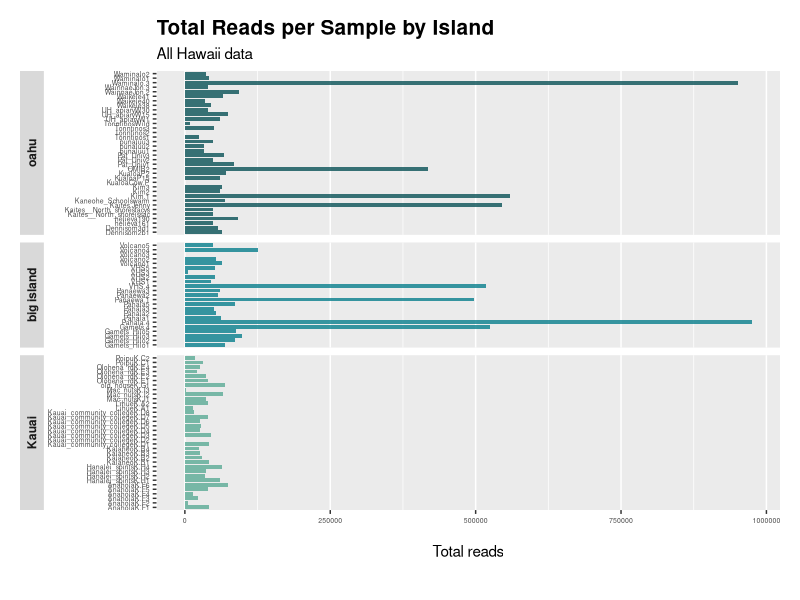
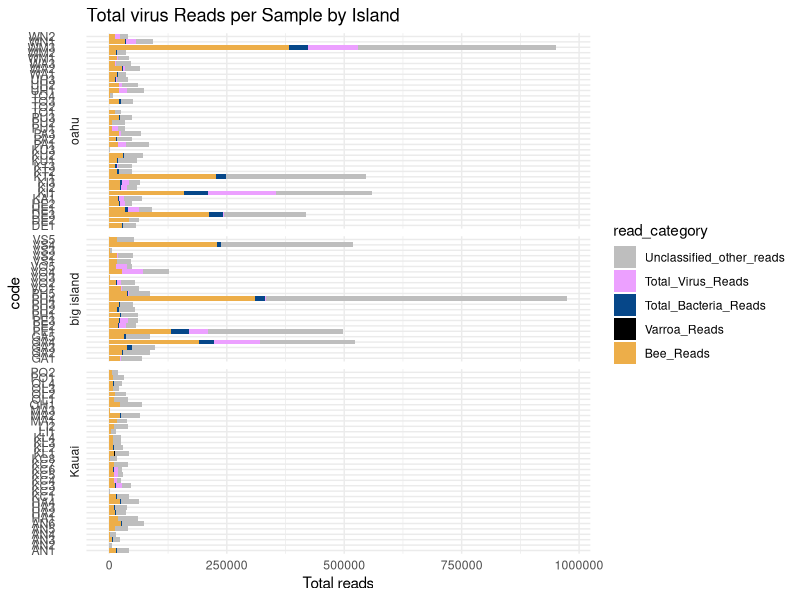
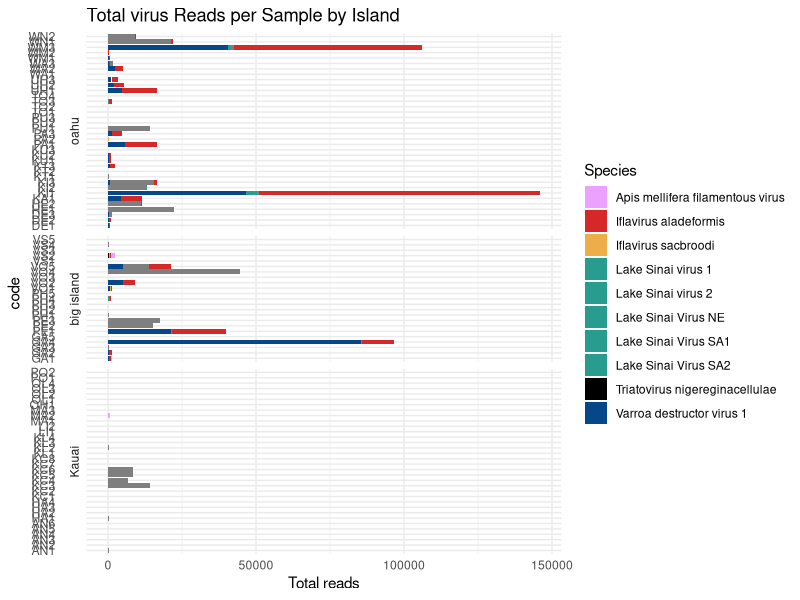
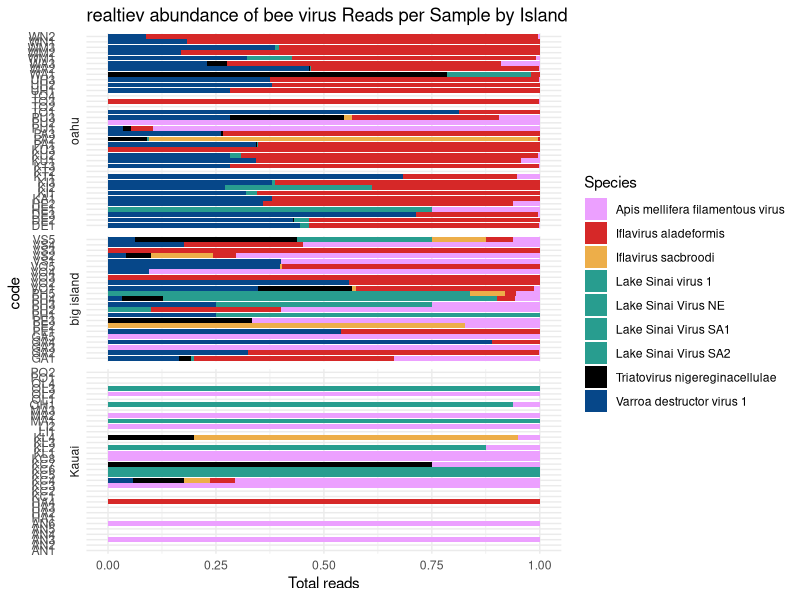
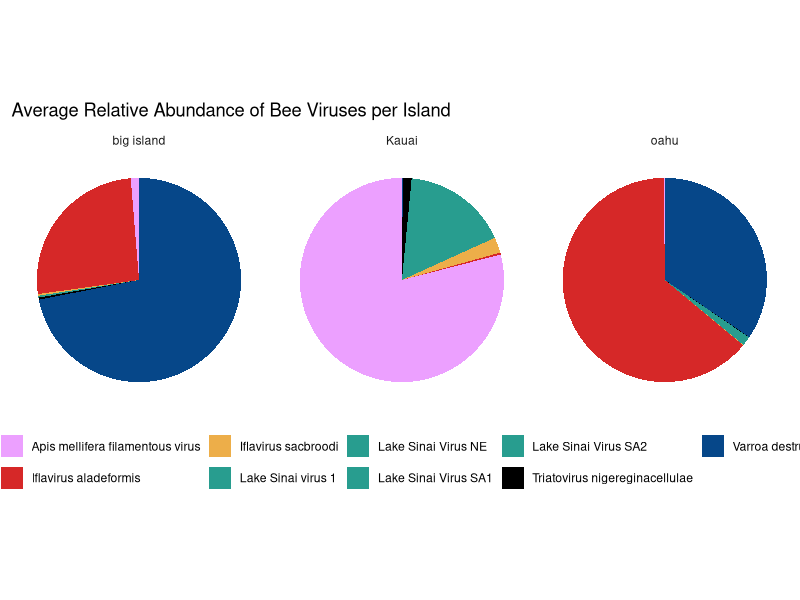

Write R code to recreate these figures, in order.
## ---- chunk 1
knitr::opts_chunk$set(echo = TRUE)
## ---- chunk 2
#install.packages("ggforce")
library(ggplot2)
library(tidyr)
library(dplyr)
library(tibble)
library(patchwork)  # For combining plots
library(forcats) # for fct_relevel
library(ggforce)  # For scaled pie charts
library(ggpubr)

## ---- chunk 3

dat <- read.csv("2024_Viral_Samples_Hawaii_alias.csv")

dat <- dat[c("island", "location2", "barcode", "alias", "code")]
dat <- dat %>% drop_na(barcode)


lib1 <- read.table(file = 'abundance_table_species_LIB1.tsv', sep = '\t', header = TRUE)
lib1 <- lib1 %>% select(-total) # this isn't important, total reads per species across the library

lib2 <- read.table(file = 'abundance_table_species_LIB2.tsv', sep = '\t', header = TRUE)
lib2 <- lib2 %>% select(-total)

lib3 <- read.table(file = 'abundance_table_species_LIB3.tsv', sep = '\t', header = TRUE)
lib3 <- lib3 %>% select(-total)

lib4 <- read.table(file = 'abundance_table_species_LIB4.tsv', sep = '\t', header = TRUE)
lib4 <- lib4 %>% select(-total)

lib0 <- read.table(file = 'abundance_table_species_LIB0.tsv', sep = '\t', header = TRUE)
lib0 <- lib0 %>% select(-total)

df_combined <- lib1 %>%
  full_join(lib2, by = "tax") %>%
  full_join(lib3, by = "tax") %>%
  full_join(lib4, by = "tax") %>%
  full_join(lib0, by = "tax")

# Replace NA with 0 for counts
df_combined[is.na(df_combined)] <- 0


## ---- chunk 4

df_combined2 <- df_combined # just so i can keep a copy of the original

# Compute total reads per sample (excluding the "Sequence" column)
total_reads <- colSums(df_combined2[,-1])  # Exclude first column (sequences)

# Convert total_reads into a data frame and append to df_combined
total_row <- c("Total", total_reads)
df_combined2 <- rbind(df_combined2, total_row)

# Extract the total row (excluding the "Sequence" column)
total_df <- df_combined2 %>%
  filter(tax == "Total") %>%
  select(-tax) %>%
  t() %>%
  as.data.frame()

# Convert row names to a column and rename columns
total_df <- total_df %>%
  tibble::rownames_to_column(var = "alias") %>%
  rename(Total_Reads = V1) %>%
  mutate(Total_Reads = as.numeric(Total_Reads))  # Ensure numeric values


# Standardize sample names in dat (replace dashes with dots)
dat$alias <- gsub("-", "\\.", dat$alias)  

# Merge with the metadata dataframe (dat)
merged_df <- left_join(dat, total_df, by = c("alias" = "alias"))

# Check if there are any unmatched samples
#unmatched_samples <- setdiff(total_df$Sample, island_df$sample)
#print(unmatched_samples)  # Print samples that didn't match


# remove rows containing NAs 

merged_df <- merged_df %>% drop_na(Total_Reads)

merged_df <- merged_df %>%
  filter(island != "Jamaica")

## ---- chunk 5
custom_colors <- c("oahu" = "#095256", "big island" = "#087F8C", "Kauai" = "#5AAA95")#, "Jamaica" = "#FFC000")
#"oahu" = "#E69F00", "big island" = "#56B4E9", "Kauai" = "#009E73")

plot1 <- merged_df %>% 
  mutate(
    island = fct_relevel(island, "oahu", "big island", "Kauai")#,
#    alias = fct_reorder(alias, Total_Reads)
  ) %>% 
  ggplot(aes(x = alias, y = Total_Reads, fill = island)) +
  geom_col(alpha = 0.8, width = 0.85) +
  scale_fill_manual(values = custom_colors) +
#  scale_y_continuous(expand = c(0, 0.1)) +
  coord_flip() +
  facet_grid(rows = vars(island), scales = "free_y", switch = "y", space = "free_y") +
  labs(
    title = "Total Reads per Sample by Island",
    subtitle = "All Hawaii data",
   # caption = "Source: World Health Organization\nGlobal Health Observatory Data Repository",
    y = "Total reads"
  ) +
    theme(
    plot.margin = margin(0.5, 0.5, 0.5, 0.5, unit = "cm"),
    plot.title = element_text(size = 15, face = "bold"),
    strip.text.y = element_text(angle = 270, face = "bold"),
    strip.placement = "outside",
    axis.title.x = element_text(margin = margin(t = 0.5, b = 0.5, unit = "cm")),
    axis.title.y = element_blank(),
    axis.text = element_text(size = 5),
    legend.position = "none",
    panel.grid.major.y = element_blank(),
    )

plot1

# Save as PDF
#ggsave("total_reads_plot_Hawaii_all5runs.pdf", plot = plot1, width = 11, height = 8)



## ---- chunk 6

# prepare the dataframe for filtering 
# Split the 'tax' column into multiple taxonomic levels
df_viruses <- df_combined %>%
  separate(tax, into = c("Kingdom", "Phylum", "Class", "Order", "Family", "Subfamily", "Genus", "Species"), sep = ";", fill = "right")


df_viruses <- df_viruses %>%
  filter(Kingdom == "Viruses") 

# now remove the phages, not useful for this - actually keep them in for this plot

#df_viruses <- df_viruses %>%
#  filter(Species != "Muvirus mu")

#df_viruses <- df_viruses %>%
#  filter(Species != "Muvirus SfMu")

# subset cols to keep only species
df_viruses <- df_viruses[,-1:-7]

#convert to numeric, currently set to character variables
df_viruses <- df_viruses %>%
  mutate(across(-c(Species), as.numeric))
# already numeric, don't need this

## ---- chunk 7

# Compute total reads per sample (excluding the "Species" column)
total_viral_reads <- colSums(df_viruses[, -1])

# Convert total_reads into a data frame and append to df_viruses
total_virus_row <- c("Total", total_viral_reads)
df_viruses <- rbind(df_viruses, total_virus_row)

# Extract the total virus row (excluding the "Species" column)
total_virus_df <- df_viruses %>%
  filter(Species == "Total") %>%
  select(-Species) %>%
  t() %>%
  as.data.frame()

# Convert row names to a column and rename columns
total_virus_df <- total_virus_df %>%
  tibble::rownames_to_column(var = "alias") %>%
  rename(Total_Virus_Reads = V1) %>%
  mutate(Total_Virus_Reads = as.numeric(Total_Virus_Reads))  # Ensure numeric values


# Merge with the metadata dataframe (dat)
merged_df <- left_join(merged_df, total_virus_df, by = c("alias" = "alias"))




## ---- chunk 8
# Bee reads

bee_reads <- df_combined2 %>%
  filter(tax == "Eukaryota;Metazoa;Arthropoda;Insecta;Hymenoptera;Apidae;Apis;Apis mellifera") %>%
  select(-tax) %>%
  t() %>%
  as.data.frame()


# Convert row names to a column and rename columns
bee_reads <- bee_reads %>%
  tibble::rownames_to_column(var = "alias") %>%
  rename(Bee_Reads = V1) %>%
  mutate(Bee_Reads = as.numeric(Bee_Reads))  # Ensure numeric values


# Merge with the metadata dataframe (dat)
merged_df <- left_join(merged_df, bee_reads, by = c("alias" = "alias"))


## ---- chunk 9
# Varroa reads

varroa_reads <- df_combined2 %>%
  filter(tax == "Eukaryota;Metazoa;Arthropoda;Arachnida;Mesostigmata;Varroidae;Varroa;Varroa destructor") %>%
  select(-tax) %>%
  t() %>%
  as.data.frame()


# Convert row names to a column and rename columns
varroa_reads <- varroa_reads %>%
  tibble::rownames_to_column(var = "alias") %>%
  rename(Varroa_Reads = V1) %>%
  mutate(Varroa_Reads = as.numeric(Varroa_Reads))  # Ensure numeric values


# Merge with the metadata dataframe (dat)
merged_df <- left_join(merged_df, varroa_reads, by = c("alias" = "alias"))


## ---- chunk 10

# prepare the dataframe for filtering 
df_bact <- df_combined %>%
  separate(tax, into = c("Kingdom", "Phylum", "Class", "Order", "Family", "Subfamily", "Genus", "Species"), sep = ";", fill = "right")


df_bact <- df_bact %>%
  filter(Kingdom == "Bacteria") 

# subset cols to keep only species
df_bact <- df_bact[,-1:-7]

#convert to numeric, currently set to character variables
df_bact <- df_bact %>%
  mutate(across(-c(Species), as.numeric))
# already numeric, don't need this

# Compute total reads per sample (excluding the "Species" column)
total_bact_reads <- colSums(df_bact[, -1])

# Convert total_reads into a data frame and append to df_viruses
total_bact_row <- c("Total", total_bact_reads)
df_bact <- rbind(df_bact, total_bact_row)

# Extract the total virus row (excluding the "Species" column)
total_bact_df <- df_bact %>%
  filter(Species == "Total") %>%
  select(-Species) %>%
  t() %>%
  as.data.frame()

# Convert row names to a column and rename columns
total_bact_df <- total_bact_df %>%
  tibble::rownames_to_column(var = "alias") %>%
  rename(Total_Bacteria_Reads = V1) %>%
  mutate(Total_Bacteria_Reads = as.numeric(Total_Bacteria_Reads))  # Ensure numeric values


# Merge with the metadata dataframe (dat)
merged_df <- left_join(merged_df, total_bact_df, by = c("alias" = "alias"))


## ---- chunk 11

# prepare the dataframe for filtering 
#df_fung <- df_combined %>%
#  separate(tax, into = c("Kingdom", "Phylum", "Class", "Order", "Family", "Subfamily", "Genus", "Species"), sep = ";", fill = "right")


#df_fung <- df_fung %>%
#  filter(Phylum == "Fungi") 

# subset cols to keep only species
#df_fung <- df_fung[,-1:-7]

#convert to numeric, currently set to character variables
#df_fung <- df_fung %>%
#  mutate(across(-c(Species), as.numeric))
# already numeric, don't need this

# Compute total reads per sample (excluding the "Species" column)
#total_fung_reads <- colSums(df_fung[, -1])

# Convert total_reads into a data frame and append to df_viruses
#total_fung_row <- c("Total", total_fung_reads)
#df_bact <- rbind(df_bact, total_fung_row)

# Extract the total virus row (excluding the "Species" column)
#total_fung_df <- df_fung %>%
#  filter(Species == "Total") %>%
#  select(-Species) %>%
#  t() %>%
#  as.data.frame()

# Convert row names to a column and rename columns
#total_fung_df <- total_fung_df %>%
#  tibble::rownames_to_column(var = "alias") %>%
#  rename(Total_Fungi_Reads = V1) %>%
#  mutate(Total_Fungi_Reads = as.numeric(Total_Fungi_Reads))  # Ensure numeric values


# Merge with the metadata dataframe (dat)
#merged_df <- left_join(merged_df, total_fung_df, by = c("alias" = "alias"))

# there's hardly any of these, nothing that will show up on a graph, remove this


## ---- chunk 12


# Add a new column 'other_reads'
merged_df <- merged_df %>%
  mutate(Unclassified_other_reads = Total_Reads - (Total_Bacteria_Reads + Total_Virus_Reads + Bee_Reads + Varroa_Reads))



# Convert wide format to long format
long_df <- merged_df %>%
  pivot_longer(cols = c(Unclassified_other_reads, Total_Bacteria_Reads, Total_Virus_Reads, Bee_Reads, Varroa_Reads),  # Specify count columns to pivot
               names_to = "read_category",   # New column for the variable names
               values_to = "count")      # New column for the values

# View the transformed data
head(long_df)

long_df <- long_df %>%
  mutate(read_category = factor(read_category, levels = rev(c("Bee_Reads", 
                                                              "Varroa_Reads", 
                                                              "Total_Bacteria_Reads", 
                                                              "Total_Virus_Reads", 
                                                              "Unclassified_other_reads")))) # so the order of the bars in the stack is as I want it, it needs to be in reverse to plot with bees at the bottom


## ---- chunk 13
# for now I just want to colour the known bee viruses, the odd read of other things isn't what I'm interested in now.

custom_colours2 <- c(
#  "Iflavirus aladeformis" = "#d62828",
  "Total_Bacteria_Reads" = "#064789",
  "Bee_Reads" = "#EDAE49",
  "Total_Virus_Reads" = "#ECA0FF",
#  "Lake Sinai virus 1" = "#289D8F", 
#  "Lake Sinai Virus NE" = "#289D8F", 
#  "Lake Sinai Virus" = "#289D8F", 
  "Unclassified_other_reads" = "grey",
  "Varroa_Reads" = "black"
)

## ---- chunk 14

plot2 <- long_df %>% 
  mutate(
    island = fct_relevel(island, "oahu", "big island", "Kauai")
  ) %>%  
  ggplot(aes(x = code, y = count, fill = read_category)) +
  geom_bar( stat = "identity", position = "stack") +
  scale_fill_manual(values = custom_colours2) +
  coord_flip() +
  facet_grid(rows = vars(island), scales = "free_y", switch = "y", space = "free_y") +
  labs(
    title = "Total virus Reads per Sample by Island",
    y = "Total reads"
  ) +
    theme(
    plot.margin = margin(0.5, 0.5, 0.5, 0.5, unit = "cm"),
    plot.title = element_text(size = 15, face = "bold"),
    strip.text.y = element_text(angle = 270, face = "bold"),
    strip.placement = "outside",
    axis.title.x = element_text(margin = margin(t = 0.5, b = 0.5, unit = "cm")),
    axis.title.y = element_blank(),
    axis.text = element_text(size = 5),
    legend.position = "bottom",
    panel.grid.major.y = element_blank(),
    ) +
  theme_minimal()

plot2

# Save as PDF
#ggsave("reads_breakdown.pdf", plot = plot2, width = 13, height = 9)

## ---- chunk 15

df_viruses_long <- df_viruses %>%
  filter(Species != "total_virus_reads") %>%  # Remove total row
  pivot_longer(cols = -Species, names_to = "alias", values_to = "Read_Count")  # Reshape


merged_df_extended <- merged_df %>%
  left_join(df_viruses_long, by = "alias")

merged_df_extended$Read_Count <- as.numeric(as.character(merged_df_extended$Read_Count))

# for some reason each sample has a total here, I need to remove it

merged_df_extended <- merged_df_extended %>%
  filter(Species != "Total")

## ---- chunk 16

# for now I just want to colour the known bee viruses, the odd read of other things isn't what I'm interested in now.

custom_colours3 <- c(
  "Iflavirus aladeformis" = "#d62828",
  "Varroa destructor virus 1" = "#064789",
  "Iflavirus sacbroodi" = "#EDAE49",
  "Apis mellifera filamentous virus" = "#ECA0FF",
  "Lake Sinai virus 1" = "#289D8F", 
  "Lake Sinai virus 2" = "#289D8F", 
  "Lake Sinai Virus NE" = "#289D8F", 
  "Lake Sinai Virus SA1" = "#289D8F", 
  "Lake Sinai Virus SA2" = "#289D8F",
  "Lake Sinai virus TO" = "#289D8F", 
  "Triatovirus nigereginacellulae" = "black"
)

## ---- chunk 17

 
plot3 <- merged_df_extended %>% 
  mutate(
    island = fct_relevel(island, "oahu", "big island", "Kauai")
  ) %>%  
  ggplot(aes(x = code, y = Read_Count, fill = Species)) +
  geom_bar( stat = "identity", position = "stack") +
  scale_fill_manual(values = custom_colours3) +
  coord_flip() +
  facet_grid(rows = vars(island), scales = "free_y", switch = "y", space = "free_y") +
  labs(
    title = "Total virus Reads per Sample by Island",
    y = "Total reads"
  ) +
    theme(
    plot.margin = margin(0.5, 0.5, 0.5, 0.5, unit = "cm"),
    plot.title = element_text(size = 15, face = "bold"),
    strip.text.y = element_text(angle = 270, face = "bold"),
    strip.placement = "outside",
    axis.title.x = element_text(margin = margin(t = 0.5, b = 0.5, unit = "cm")),
    axis.title.y = element_blank(),
    axis.text = element_text(size = 5),
    legend.position = "bottom",
    panel.grid.major.y = element_blank(),
    ) +
  theme_minimal()

plot3

# Save as PDF
#ggsave("reads_breakdown.pdf", plot = plot2, width = 13, height = 9)



## ---- chunk 18

bee_viruses_df <- merged_df_extended %>%
  filter(Species %in% c("Iflavirus aladeformis",
  "Varroa destructor virus 1",
  "Iflavirus sacbroodi",
  "Apis mellifera filamentous virus",
  "Lake Sinai virus 1", 
  "Lake Sinai Virus NE", 
  "Lake Sinai Virus 2", 
  "Lake Sinai Virus SA1",
  "Lake Sinai Virus SA2",
  "Lake Sinai Virus TO",
  "Triatovirus nigereginacellulae"))

 
plot4 <- bee_viruses_df %>% 
   group_by(code) %>%
  mutate(Proportion = Read_Count / sum(Read_Count)) %>%  # Compute proportion per sample
  ungroup() %>% 
  mutate(
    island = fct_relevel(island, "oahu", "big island", "Kauai")
  ) %>%  
  ggplot(aes(x = code, y = Proportion, fill = Species)) +
  geom_bar( stat = "identity", position = "stack") +
  scale_fill_manual(values = custom_colours3) +
  coord_flip() +
  facet_grid(rows = vars(island), scales = "free_y", switch = "y", space = "free_y") +
  labs(
    title = "realtiev abundance of bee virus Reads per Sample by Island",
    y = "Total reads"
  ) +
    theme(
    plot.margin = margin(0.5, 0.5, 0.5, 0.5, unit = "cm"),
    plot.title = element_text(size = 15, face = "bold"),
    strip.text.y = element_text(angle = 270, face = "bold"),
    strip.placement = "outside",
    axis.title.x = element_text(margin = margin(t = 0.5, b = 0.5, unit = "cm")),
    axis.title.y = element_blank(),
    axis.text = element_text(size = 5),
    legend.position = "bottom",
    panel.grid.major.y = element_blank(),
    ) +
  theme_minimal()

plot4

# Save as PDF
#ggsave("relative_abundance_bee_viruses.pdf", plot = plot4, width = 13, height = 9)



## ---- chunk 19
# Compute relative abundance per island, ensuring it sums to 1
island_avg_df <- bee_viruses_df %>%
  group_by(island, Species) %>%
  summarise(total_reads = sum(Read_Count), .groups = "drop") %>% 
  group_by(island) %>%
  mutate(avg_proportion = total_reads / sum(total_reads))  # Normalize within each island

# Create the faceted pie chart with full circles
pie_chart <- ggplot(island_avg_df, aes(x = "", y = avg_proportion, fill = Species)) +
  geom_bar(stat = "identity", width = 1) +  # Creates the bar segments
  coord_polar(theta = "y") +  # Converts bars into pie charts
  facet_wrap(~island) +  # One pie chart per island
  scale_fill_manual(values = custom_colours3) +  # Use custom colors
  labs(
    title = "Average Relative Abundance of Bee Viruses per Island",
    x = NULL, y = NULL
  ) +
  theme_minimal() +
  theme(
    axis.text = element_blank(),  # Remove axis text
    axis.ticks = element_blank(),  # Remove axis ticks
    panel.grid = element_blank(),  # Remove background grid
    legend.position = "bottom"
  )

pie_chart

#ggsave("bee_virus_pies_all5runs.pdf", plot = pie_chart, width = 7, height = 4)

## ---- chunk 20


## ---- chunk 21


## ---- chunk 22


